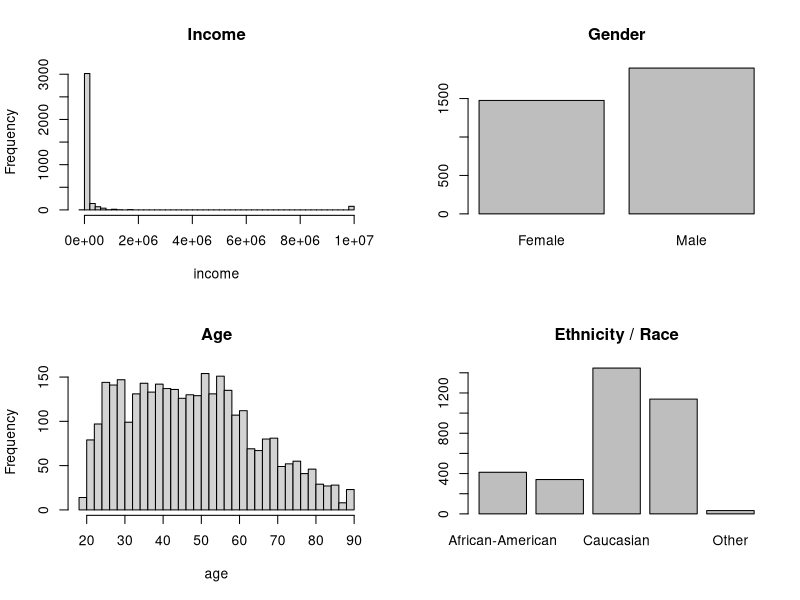
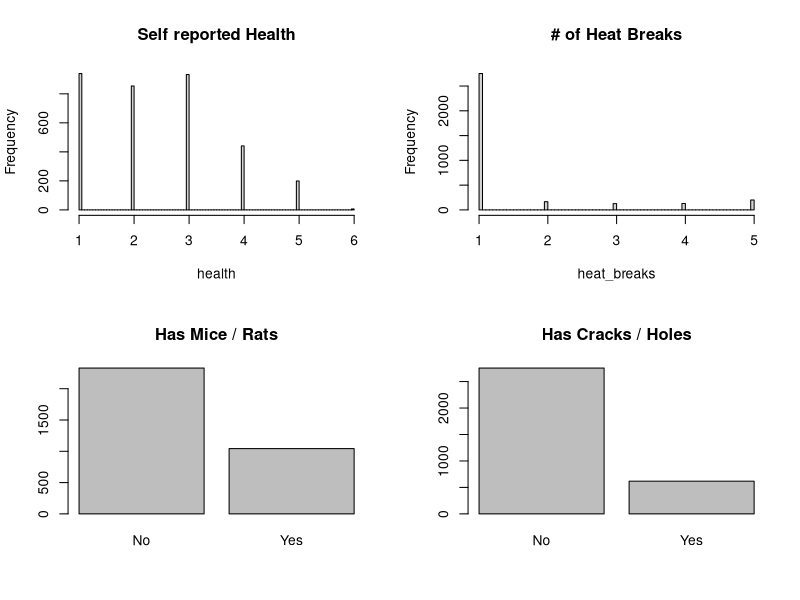
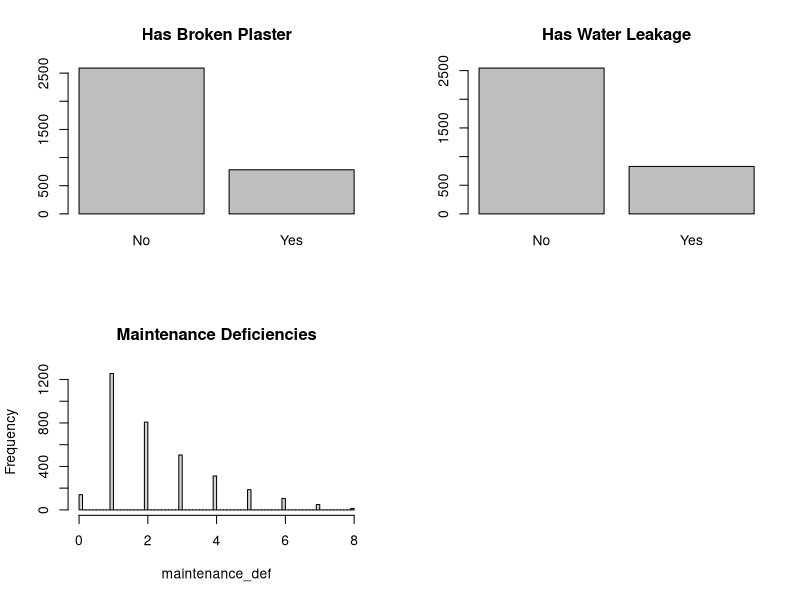
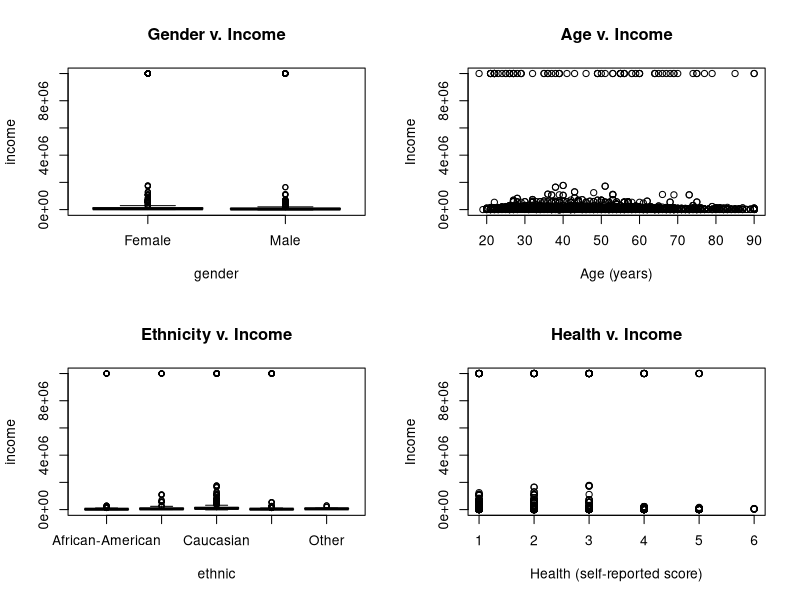
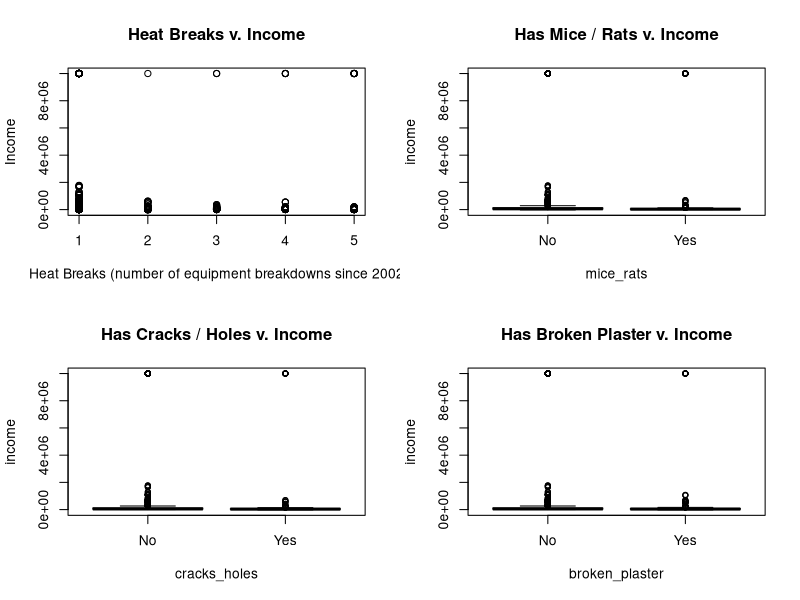
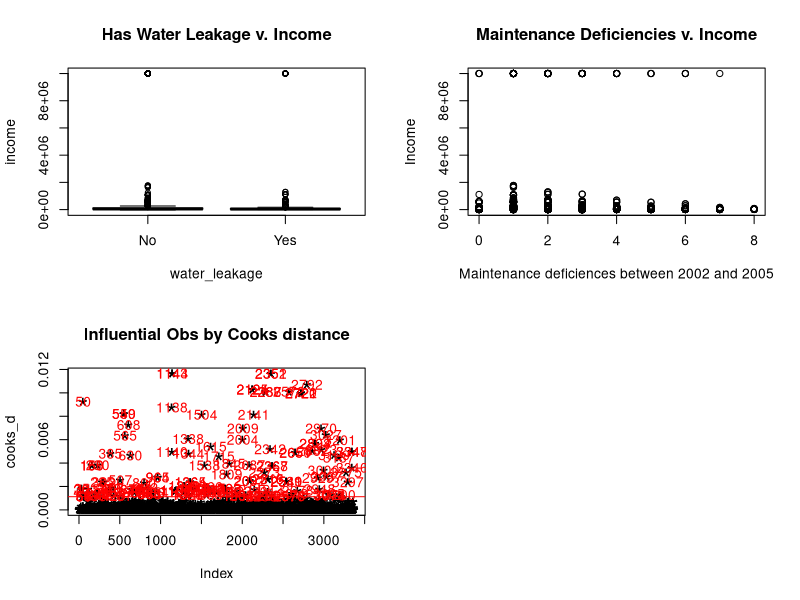

The R source for these figures, in order: (Note: this script raises an error after producing the figures.)
## ---- chunk 1
set.seed(123345)
library(knitr)
housing_data = read.csv("manhattan.csv", header=TRUE)
dim(housing_data)
## ---- chunk 2
income = housing_data$Income
gender = housing_data$Gender
age = housing_data$Age 
ethnic = as.factor(housing_data$Ethnic) 
health = housing_data$Health 
heat_breaks = housing_data$HeatBreaks 
mice_rats = housing_data$MiceRats
cracks_holes = housing_data$CracksHoles
broken_plaster = housing_data$BrokenPlaster
water_leakage = housing_data$WaterLeakage
maintenance_def = housing_data$MaintenanceDef
## ---- chunk 3
#income
summary(income)
sd(income)
#gender (male or female)
table(gender)
#age 
summary(age)
sd(age)
#ethnicity 
table(ethnic)
#health (self-reported score)
summary(health)
sd(health)
#heat breaks
table(heat_breaks)
sd(heat_breaks)
#micerats 
table(mice_rats)
#cracksholes
table(cracks_holes)
#broken plaster
table(broken_plaster)
#water leakage
table(water_leakage)
#maintenance deficiencies
table(maintenance_def)
sd(maintenance_def)
## ---- chunk 4
#univariate EDA on just the response variable income
par(mfrow=c(2,2))
hist(income, main="Income", breaks=50)
barplot(table(gender), main="Gender")
hist(age, main="Age", breaks=50)
barplot(table(ethnic), main="Ethnicity / Race")
hist(health, main="Self reported Health", breaks=100)
hist(heat_breaks, main="# of Heat Breaks", breaks=100)
barplot(table(mice_rats), main="Has Mice / Rats")
barplot(table(cracks_holes), main="Has Cracks / Holes")
barplot(table(broken_plaster), main="Has Broken Plaster")
barplot(table(water_leakage), main="Has Water Leakage")
hist(maintenance_def, main="Maintenance Deficiencies", breaks=100)
## ---- chunk 5
par(mfrow=c(2,2))
#multivariate EDA

#for gender
boxplot(income~gender, main="Gender v. Income")

#for age 
plot(x=age, y=income, main="Age v. Income", xlab="Age (years)", ylab="Income")

#for ethnicity
boxplot(income~ethnic, main="Ethnicity v. Income")

#for health
plot(x=health, y=income, main="Health v. Income", xlab="Health (self-reported score)", ylab="Income")

#for heat equipment breaks 
plot(x=heat_breaks, y=income, main="Heat Breaks v. Income", xlab="Heat Breaks (number of equipment breakdowns since 2002", ylab="Income")

#for indicator variable for mice and rats 
boxplot(income~mice_rats, main="Has Mice / Rats v. Income")

#for indicator variable for cracks and holes 
boxplot(income~cracks_holes, main="Has Cracks / Holes v. Income")

#for indicator variable for broken plaster 
boxplot(income~broken_plaster, main="Has Broken Plaster v. Income")

#for indicator variable for water leakage 
boxplot(income~water_leakage, main="Has Water Leakage v. Income")

#for maintenance deficiencies
plot(x=maintenance_def, y=income, main="Maintenance Deficiencies v. Income", xlab="Maintenance deficiences between 2002 and 2005", ylab="Income")

## ---- chunk 6
first_model = lm(log(income) ~ age + gender + ethnic + health + heat_breaks + mice_rats + cracks_holes + broken_plaster + water_leakage + maintenance_def)
cooks_d = cooks.distance(first_model)
plot(cooks_d, pch="*", cex=2, main="Influential Obs by Cooks distance")  # plot cook's distance
abline(h = 4*mean(cooks_d, na.rm=T), col="red")  # add cutoff line
text(x=1:length(cooks_d)+1, y=cooks_d, labels=ifelse(cooks_d>4*mean(cooks_d, na.rm=T),names(cooks_d),""), col="red")
# code and instructions from http://r-statistics.co/Outlier-Treatment-With-R.html
## ---- chunk 7
par(mfrow=c(2,2))
outliers = as.numeric(names(cooks_d)[(cooks_d > 4*mean(cooks_d, na.rm=T))]) 
# outliers that are defined to be 4 times the mean cook distance 
cleaned_data = housing_data[-outliers,]
cleaned_data$Ethnic = relevel(cleaned_data$Ethnic, ref="Caucasian") 
cleaned_data = subset(cleaned_data, cleaned_data$Income > 0)
#changing the reference point / baseline value of the Ethnic categorical variable to Caucasian
dim(cleaned_data)

# now show how the data got cleaned through one histogram of the income variable and one scatterplot of Age v. Income

plot(x=cleaned_data$Age, y=cleaned_data$Income, main="Age v. Income", xlab="Age (years)", ylab="Income")
hist(cleaned_data$Income, main="Income", breaks=50)
## ---- chunk 8
par(mfrow=c(2,2))
model_wo_outliers = lm(log(cleaned_data$Income) ~ cleaned_data$Gender + cleaned_data$Age + cleaned_data$Ethnic + cleaned_data$Health + cleaned_data$HeatBreaks + cleaned_data$MiceRats + cleaned_data$CracksHoles + cleaned_data$BrokenPlaster + cleaned_data$WaterLeakage + cleaned_data$MaintenanceDef)
plot(model_wo_outliers)
summary(model_wo_outliers)
## ---- chunk 9
null_model = lm(log(cleaned_data$Income) ~ cleaned_data$Gender + cleaned_data$Age + cleaned_data$Ethnic + cleaned_data$Health + cleaned_data$HeatBreaks + cleaned_data$MiceRats + cleaned_data$WaterLeakage)
anova(null_model, model_wo_outliers)
## ---- chunk 10
cleaned_model = lm(log(cleaned_data$Income) ~ cleaned_data$Gender + (cleaned_data$Age+cleaned_data$WaterLeakage)^2 + cleaned_data$Ethnic + cleaned_data$Health + cleaned_data$HeatBreaks + cleaned_data$MiceRats)
## ---- chunk 11
par(mfrow=c(2,2))
summary(cleaned_model)
plot(cleaned_model)
## ---- chunk 12
confint(fit_model)
#first_model (with outliers)
#model_wo_outliers 
# cleaned_model with WaterLeakage and WaterLeakage interaction effect
#cleaned_model
# best? hypothesized model without WaterLeakage and Age, WaterLeakage interaction effect
fit_model = lm(log(cleaned_data$Income) ~ cleaned_data$Gender + cleaned_data$Age + cleaned_data$Ethnic + cleaned_data$Health + cleaned_data$HeatBreaks + cleaned_data$MiceRats)
#summary(fit_model)
fit_model_deg_2 = lm(log(cleaned_data$Income) ~ cleaned_data$Gender + poly(cleaned_data$Age, degree=2) + cleaned_data$Ethnic + cleaned_data$Health + cleaned_data$HeatBreaks + cleaned_data$MiceRats)
fit_model_deg_3 = lm(log(cleaned_data$Income) ~ cleaned_data$Gender + poly(cleaned_data$Age, degree=3) + cleaned_data$Ethnic + cleaned_data$Health + cleaned_data$HeatBreaks + cleaned_data$MiceRats)
fit_model_deg_4 = lm(log(cleaned_data$Income) ~ cleaned_data$Gender + poly(cleaned_data$Age, degree=4) + cleaned_data$Ethnic + cleaned_data$Health + cleaned_data$HeatBreaks + cleaned_data$MiceRats)
fit_model_deg_5 = lm(log(cleaned_data$Income) ~ cleaned_data$Gender + poly(cleaned_data$Age, degree=5) + cleaned_data$Ethnic + cleaned_data$Health + cleaned_data$HeatBreaks + cleaned_data$MiceRats)
fit_model_deg_6 = lm(log(cleaned_data$Income) ~ cleaned_data$Gender + poly(cleaned_data$Age, degree=6) + cleaned_data$Ethnic + cleaned_data$Health + cleaned_data$HeatBreaks + cleaned_data$MiceRats)
fit_model_deg_7 = lm(log(cleaned_data$Income) ~ cleaned_data$Gender + poly(cleaned_data$Age, degree=7) + cleaned_data$Ethnic + cleaned_data$Health + cleaned_data$HeatBreaks + cleaned_data$MiceRats)
model_array = (list(first_model, model_wo_outliers, cleaned_model, fit_model, fit_model_deg_2, fit_model_deg_3, 
                    fit_model_deg_4, fit_model_deg_5, fit_model_deg_6, fit_model_deg_7))
LOOCV = function (out) { 
  return(mean(((LOS - fitted(out))/(1-hatvalues(out)))^2)) } 
LOOCV_array = sapply(model_array, LOOCV)
plot(1:10,LOOCV_array,type="l",lwd=3)
